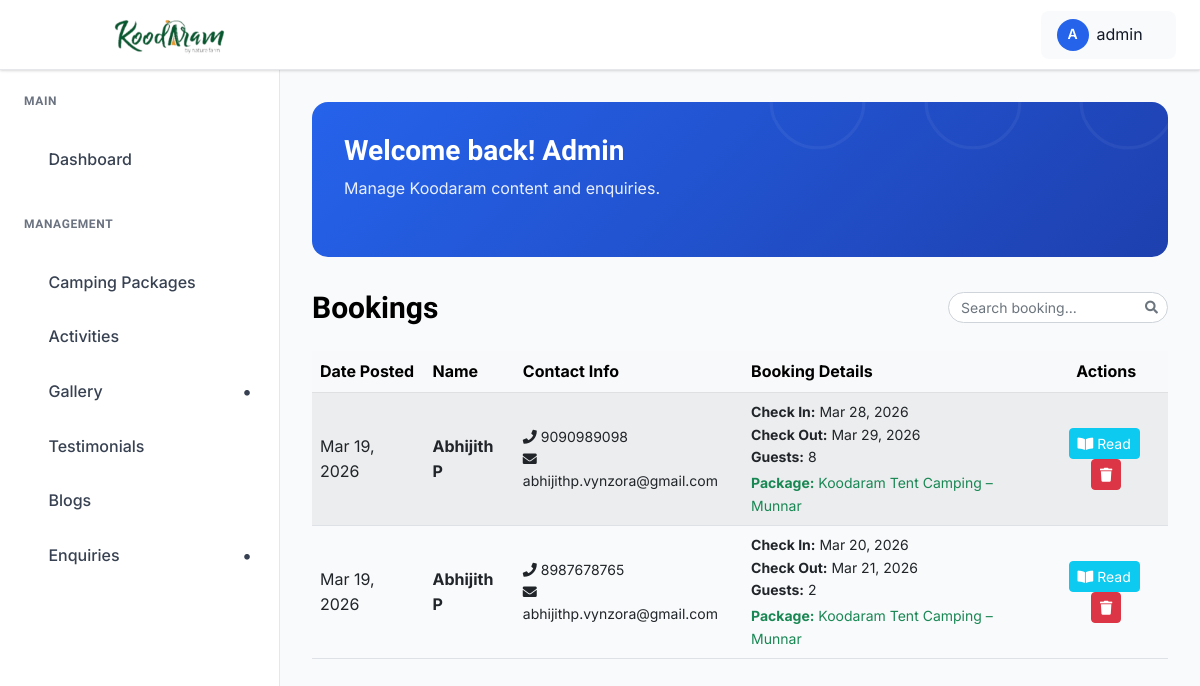
Before: /dashboard/bookings/ (signed in) with the older database file.
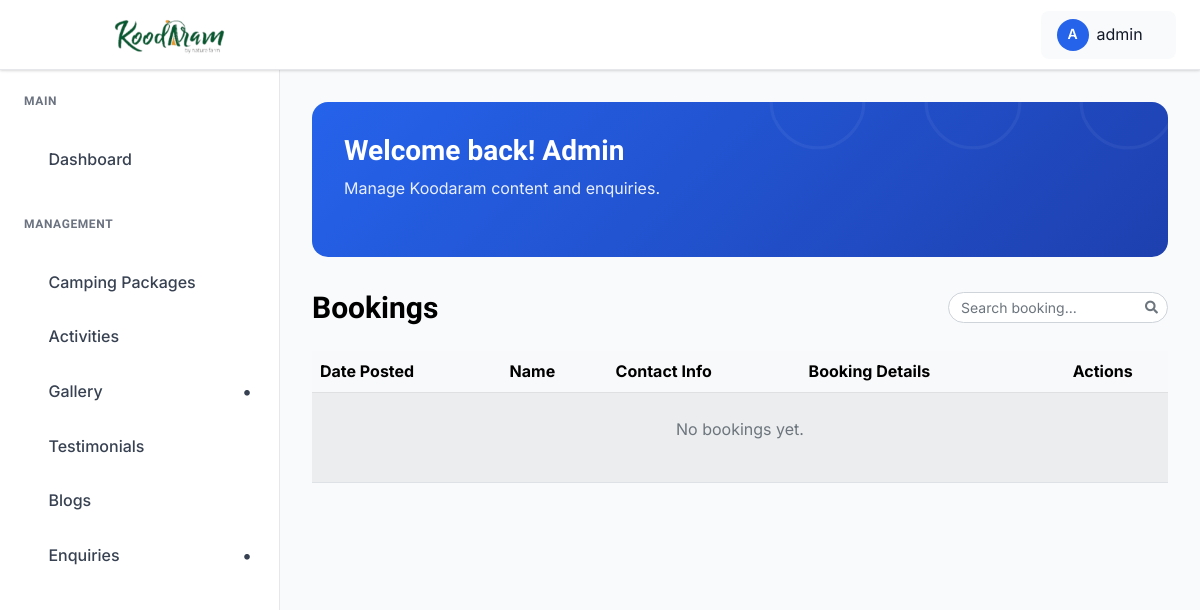
After: the same page with the newer database file.
### koodaram_app/models.py (models this page shows, shortened)
class Booking(models.Model):
    name = models.CharField(max_length=100)
    email = models.EmailField()
    phone = models.CharField(max_length=20)
    check_in = models.DateField()
    check_out = models.DateField()
    camping_package = models.ForeignKey(CampingPackage, on_delete=models.SET_NULL, null=True, blank=True)
    guests = models.IntegerField()
    message = models.TextField(blank=True)
    created_at = models.DateTimeField(auto_now_add=True)

class OptimizedImageModel(models.Model):
    image_fields = []
    class Meta:
        abstract = True

class CampingPackage(OptimizedImageModel):
    image_fields = ["main_image"]
    name = models.CharField(max_length=200)
    slug = models.SlugField(unique=True, blank=True)
    description = models.TextField()
    main_image = models.ImageField(upload_to="camping/")
    check_in = models.CharField(max_length=20)
    check_out = models.CharField(max_length=20)
    normal_price = models.DecimalField(max_digits=10, decimal_places=2)
    special_price = models.DecimalField(max_digits=10, decimal_places=2)
    extra_person_price = models.DecimalField(max_digits=10, decimal_places=2)
    package_items = models.TextField()
    facilities = models.TextField()
    created_at = models.DateTimeField(auto_now_add=True)
    class Meta:
        verbose_name_plural = "Camping Packages"

### koodaram_app/views.py (the view)
# urls.py: path("dashboard/bookings/", views.admin_view_bookings, name="admin_view_bookings"),
@login_required(login_url="admin_login")
def admin_view_bookings(request):
    bookings = Booking.objects.all().order_by("-created_at")
    paginator = Paginator(bookings, 10)
    page_number = request.GET.get("page")
    page_obj = paginator.get_page(page_number)
    return render(request, "admin_pages/view_bookings.html", {"bookings": page_obj})

### koodaram_app/context_processors.py (called while the page is built)
def _star_parts(rating: float) -> list[str]:
    rating = max(0.0, min(5.0, float(rating)))
    full = int(rating)
    remainder = rating - full
    half = 1 if remainder >= 0.25 and remainder < 0.75 else 0
    if remainder >= 0.75:
        full = min(5, full + 1)
    empty = max(0, 5 - full - half)
    return (["full"] * full) + (["half"] * half) + (["empty"] * empty)

def google_reviews(request) -> dict[str, Any]:
    rating = getattr(settings, "GOOGLE_REVIEW_RATING", 0.0)
    count = getattr(settings, "GOOGLE_REVIEW_COUNT", 0)
    url = getattr(settings, "GOOGLE_REVIEW_URL", "")
    return {
        "google_review_rating": rating,
        "google_review_count": count,
        "google_review_url": url,
        "google_review_stars": _star_parts(rating),
    }

### templates/admin_pages/view_bookings.html (shortened to what this page needs)
{% extends "admin_pages/base.html" %}
{% load static %}
{% block content %}
<div class="dashboard__form__wraper">
    <div class="create__course__title mb-4 d-flex flex-wrap justify-content-between align-items-center gap-2">
        <h4 class="mb-0">Bookings</h4>
        <div class="d-flex align-items-center gap-2 ms-auto">
            <div class="search-box">
                <input type="text" id="bookingSearchInput" class="form-control form-control-sm"
                    placeholder="Search booking...">
            </div>
        </div>
    </div>
    <div class="custom-table-container">
        <table class="table table-striped table-hover align-middle">
            <thead class="table-light">
                <tr>
                    <th scope="col">Date Posted</th>
                    <th scope="col">Name</th>
                    <th scope="col">Contact Info</th>
                    <th scope="col">Booking Details</th>
                    <th scope="col" class="text-center">Actions</th>
                </tr>
            </thead>
            <tbody>
                {% for booking in bookings %}
                <tr>
                    <td>{{ booking.created_at|date:"M d, Y" }}</td>
                    <td><strong>{{ booking.name }}</strong></td>
                    <td>
                        <div class="d-flex flex-column small">
                            <span><i class="fas fa-phone"></i> {{ booking.phone }}</span>
                            {% if booking.email %}<span><i class="fas fa-envelope"></i> {{ booking.email }}</span>{% endif %}
                        </div>
                    </td>
                    <td>
                        <div class="d-flex flex-column small">
                            <span><strong>Check In:</strong> {{ booking.check_in|date:"M d, Y" }}</span>
                            <span><strong>Check Out:</strong> {{ booking.check_out|date:"M d, Y" }}</span>
                            <span><strong>Guests:</strong> {{ booking.guests }}</span>
                            {% if booking.camping_package %}
                            <span class="text-success mt-1"><strong>Package:</strong> {{ booking.camping_package.name }}</span>
                            {% endif %}
                        </div>
                    </td>
                    <td class="text-center">
                        <button type="button" class="btn btn-sm btn-info me-1 text-white" data-bs-toggle="modal"
                            data-bs-target="#readBookingModal{{ booking.id }}">
                            <i class="fas fa-book-open"></i> Read
                        </button>
                        <button type="button" class="btn btn-sm btn-danger" data-bs-toggle="modal"
                            data-bs-target="#deleteBookingModal{{ booking.id }}">
                            <i class="fas fa-trash"></i>
                        </button>
                    </td>
                </tr>
                {% empty %}
                <tr>
                    <td colspan="5" class="text-center py-4">
                        <p class="text-muted">No bookings yet.</p>
                    </td>
                </tr>
                {% endfor %}
            </tbody>
        </table>
    </div>
</div>
{% endblock %}

### templates/admin_pages/base.html (shortened to what this page needs)
{% load static %}
<!doctype html>
<html class="no-js" lang="en">
<head>
    <link rel="stylesheet" href="https://cdnjs.cloudflare.com/ajax/libs/toastr.js/latest/toastr.min.css">
    <link href="https://cdnjs.cloudflare.com/ajax/libs/font-awesome/5.15.4/css/all.min.css" rel="stylesheet">
    <link rel="stylesheet" href="{% static 'admin-static/assets/css/bootstrap.min.css' %}">
    <link rel="stylesheet" href="{% static 'admin-static/assets/css/icofont.min.css' %}">
    <link rel="stylesheet" href="{% static 'admin-static/assets/css/style.css' %}">
</head>
<body>
    <header class="dashboard-header">
        <div class="header-left">
            <a href="{% url 'admin_dashboard' %}" class="logo">
                <img src="{% static 'logo.png' %}" alt="Logo" style="height:200px;">
            </a>
        </div>
        <div class="header-right">
            <div class="user-profile-dropdown">
                <div class="user-profile-toggle">
                    <div class="user-avatar">
                        {{ request.user.username|first|upper }}
                    </div>
                    <span>{{ request.user.username}}</span>
                    <i class="icofont-simple-down"></i>
                </div>
            </div>
        </div>
    </header>
    <aside class="dashboard-sidebar" id="dashboardSidebar">
        <div class="sidebar-content">
            <div class="sidebar-section">
                <h6 class="sidebar-title">Main</h6>
                <ul class="sidebar-menu">
                    <li>
                        <a href="{% url 'admin_dashboard' %}"
                            class="{% if request.resolver_match.url_name == 'admin_dashboard' %}active{% endif %}">
                            <i class="icofont-dashboard"></i>
                            Dashboard
                        </a>
                    </li>
                </ul>
            </div>
            <div class="sidebar-section">
                <h6 class="sidebar-title">Management</h6>
                <ul class="sidebar-menu">
                    <li>
                        <a href="{% url 'admin_camping_package_list' %}"
                            class="{% if request.resolver_match.url_name == 'admin_camping_package_list' %}active{% endif %}">
                            <i class="icofont-quote-left"></i>
                            Camping Packages
                        </a>
                    </li>
                    <li>
                        <a href="{% url 'admin_activity_list' %}"
                            class="{% if request.resolver_match.url_name == 'admin_activity_list' %}active{% endif %}">
                            <i class="icofont-quote-left"></i>
                            Activities
                        </a>
                    </li>
                    <li
                        class="has-dropdown {% if request.resolver_match.url_name == 'list_image' or request.resolver_match.url_name == 'category_list' %}open{% endif %}">
                        <a href="#">
                            <i class="icofont-picture"></i>
                            Gallery
                        </a>
                    </li>
                    <li>
                        <a href="{% url 'review_list' %}"
                            class="{% if request.resolver_match.url_name == 'review_list' %}active{% endif %}">
                            <i class="icofont-quote-left"></i>
                            Testimonials
                        </a>
                    </li>
                    <li>
                        <a href="{% url 'admin_blog_list' %}"
                            class="{% if request.resolver_match.url_name == 'admin_blog_list' %}active{% endif %}">
                            <i class="icofont-newspaper"></i>
                            Blogs
                        </a>
                    </li>
                    <li class="has-dropdown">
                        <a href="#">
                            <i class="icofont-ui-messaging"></i>
                            Enquiries
                        </a>
                    </li>
                </ul>
            </div>
        </div>
    </aside>
    <main class="dashboard-main">
        <div class="dashboard-content">
            <div class="dashboard-banner">
                <div class="banner-content">
                    <h1 class="banner-title">Welcome back! Admin</h1>
                    <p class="banner-subtitle">Manage Koodaram content and enquiries.</p>
                </div>
            </div>
            {% block content %}{% endblock %}
        </div>
    </main>
</body>
</html>

### templates/admin_pages/base.html (style rules this page uses)
:root { --primary-blue: #2563eb; --dark-blue: #1e40af; --light-blue: #dbeafe; --sidebar-width: 280px; --header-height: 70px; --white: #ffffff; --gray-50: #f9fafb; --gray-100: #f3f4f6; --gray-200: #e5e7eb; --gray-300: #d1d5db; --gray-500: #6b7280; --gray-700: #374151; --gray-800: #1f2937; --gray-900: #111827; --shadow: 0 1px 3px 0 rgba(0, 0, 0, 0.1), 0 1px 2px 0 rgba(0, 0, 0, 0.06); --shadow-lg: 0 10px 15px -3px rgba(0, 0, 0, 0.1), 0 4px 6px -2px rgba(0, 0, 0, 0.05); }
* { margin: 0; padding: 0; box-sizing: border-box; }
body { font-family: 'Inter', 'Segoe UI', Tahoma, Geneva, Verdana, sans-serif; background-color: var(--gray-50); color: var(--gray-900); line-height: 1.6; }
.dashboard-header { position: fixed; top: 0; left: 0; right: 0; height: var(--header-height); background: var(--white); border-bottom: 1px solid var(--gray-200); box-shadow: var(--shadow); z-index: 1000; display: flex; align-items: center; padding: 0 24px; }
.header-left { display: flex; align-items: center; gap: 16px; }
.logo { display: flex; align-items: center; gap: 8px; color: var(--primary-blue); font-weight: 700; font-size: 20px; text-decoration: none; }
.logo img { padding-left: 0; width: auto; }
.header-right { margin-left: auto; display: flex; align-items: center; gap: 16px; }
.user-avatar { width: 32px; height: 32px; border-radius: 50%; background: var(--primary-blue); display: flex; align-items: center; justify-content: center; color: var(--white); font-weight: 600; font-size: 14px; }
.dashboard-sidebar { position: fixed; top: var(--header-height); left: 0; width: var(--sidebar-width); height: calc(100vh - var(--header-height)); background: var(--white); border-right: 1px solid var(--gray-200); overflow-y: auto; z-index: 999; transition: transform 0.3s ease; }
.sidebar-content { padding: 24px 0; }
.sidebar-section { margin-bottom: 32px; }
.sidebar-title { padding: 0 24px 12px; font-size: 12px; font-weight: 600; text-transform: uppercase; color: var(--gray-500); letter-spacing: 0.05em; }
.sidebar-menu { list-style: none; }
.sidebar-menu li { margin-bottom: 4px; display: block; width: 100%; }
.sidebar-menu a { display: flex; align-items: center; gap: 12px; padding: 12px 24px; color: var(--gray-700); text-decoration: none; font-weight: 500; transition: all 0.2s; position: relative; }
.has-dropdown>a::after { content: '•'; font-family: inherit; font-weight: bold; font-size: 18px; margin-left: auto; transition: transform 0.3s ease; display: inline-block; width: 16px; text-align: center; }
.dashboard-main { margin-left: var(--sidebar-width); margin-top: var(--header-height); min-height: calc(100vh - var(--header-height)); overflow-y: auto; }
.dashboard-content { padding: 32px; }
.dashboard-banner { background: linear-gradient(135deg, var(--primary-blue) 0%, var(--dark-blue) 100%); border-radius: 16px; padding: 32px; color: var(--white); margin-bottom: 32px; position: relative; overflow: hidden; }
.dashboard-banner::before { content: ''; position: absolute; top: -50%; right: -50%; width: 100%; height: 100%; opacity: 0.5; }
.banner-content { position: relative; z-index: 1; }
.banner-title { font-size: 28px; font-weight: 700; margin-bottom: 8px; color: var(--white); }
.banner-subtitle { font-size: 16px; opacity: 0.9; margin-bottom: 24px; color: var(--white); }
.user-profile-dropdown { position: relative; margin-left: 10px; }
.user-profile-toggle { display: flex; align-items: center; gap: 8px; padding: 8px 16px; border-radius: 8px; background: var(--gray-50); cursor: pointer; transition: all 0.2s; }
.user-profile-toggle i { font-size: 12px; transition: transform 0.3s ease; }
.search-box { width: 220px; position: relative; transition: all 0.3s ease; }
.search-box input { width: 100%; border-radius: 20px; padding-left: 12px; padding-right: 32px; font-size: 14px; transition: all 0.2s ease; }
.search-box::after { content: "\f002"; font-family: "Font Awesome 5 Free"; font-weight: 900; position: absolute; right: 10px; top: 50%; transform: translateY(-50%); color: #6c757d; pointer-events: none; font-size: 13px; }
body { -webkit-user-select: none; -moz-user-select: none; -ms-user-select: none; user-select: none; }

Changed rows visible on the page:
removed Booking: created_at "Mar 19, 2026", name "Abhijith P", phone "9090989098", email "abhijithp.vynzora@gmail.com", check_in "Mar 28, 2026", check_out "Mar 29, 2026", guests "8", camping_package.name "Koodaram Tent Camping – Munnar"
removed Booking: created_at "Mar 19, 2026", name "Abhijith P", phone "8987678765", email "abhijithp.vynzora@gmail.com", check_in "Mar 20, 2026", check_out "Mar 21, 2026", guests "2", camping_package.name "Koodaram Tent Camping – Munnar"
Other visible differences:
text now shown: "No bookings yet."
